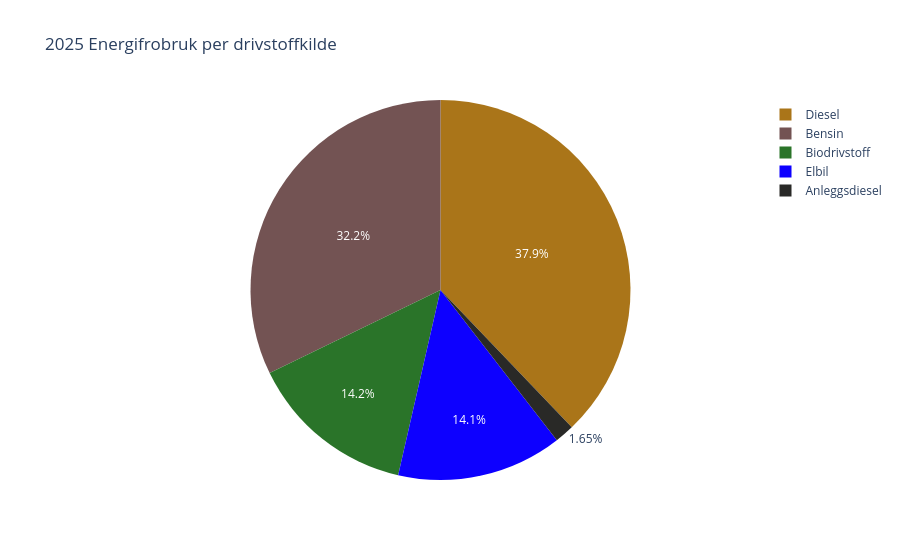

Notebook cell for this chart:
### Code cell
color_map = {
    'Bensin': '#735353',
    'Diesel': "#AA7519",
    'Biodrivstoff': "#2A7429",
    'Elbil':  '#0D00FF',
    'Anleggsdiesel': "#292927",
}

# 3. Lag diagrammet med både names og color satt til den nye kolonnen
fig = px.pie(
    bil_df,
    names='Drivstoff_type',
    color='Drivstoff_type',
    values='Energiforbruk',
    title='2025 Energifrobruk per drivstoffkilde',
    color_discrete_map=color_map,
)

fig.show()

### Figure 1 — Plotly figure (JSON) as saved in the notebook; plotly's stock layout.template omitted (floating-point values rounded to 4 significant figures)
{"data": [{"customdata": [["Bensin"], ["Diesel"], ["Biodrivstoff"], ["Elbil"], ["Anleggsdiesel"]], "domain": {"x": [0, 1], "y": [0, 1]}, "hovertemplate": "Drivstoff_type=%{customdata[0]}<br>Energiforbruk=%{value}<extra></extra>", "labels": ["Bensin", "Diesel", "Biodrivstoff", "Elbil", "Anleggsdiesel"], "legendgroup": "", "marker": {"colors": ["#735353", "#AA7519", "#2A7429", "#0D00FF", "#292927"]}, "name": "", "showlegend": true, "type": "pie", "values": [5188, 6099, 2290, 2266, 266]}], "layout": {"legend": {"tracegroupgap": 0}, "title": {"text": "2025 Energifrobruk per drivstoffkilde"}}}
